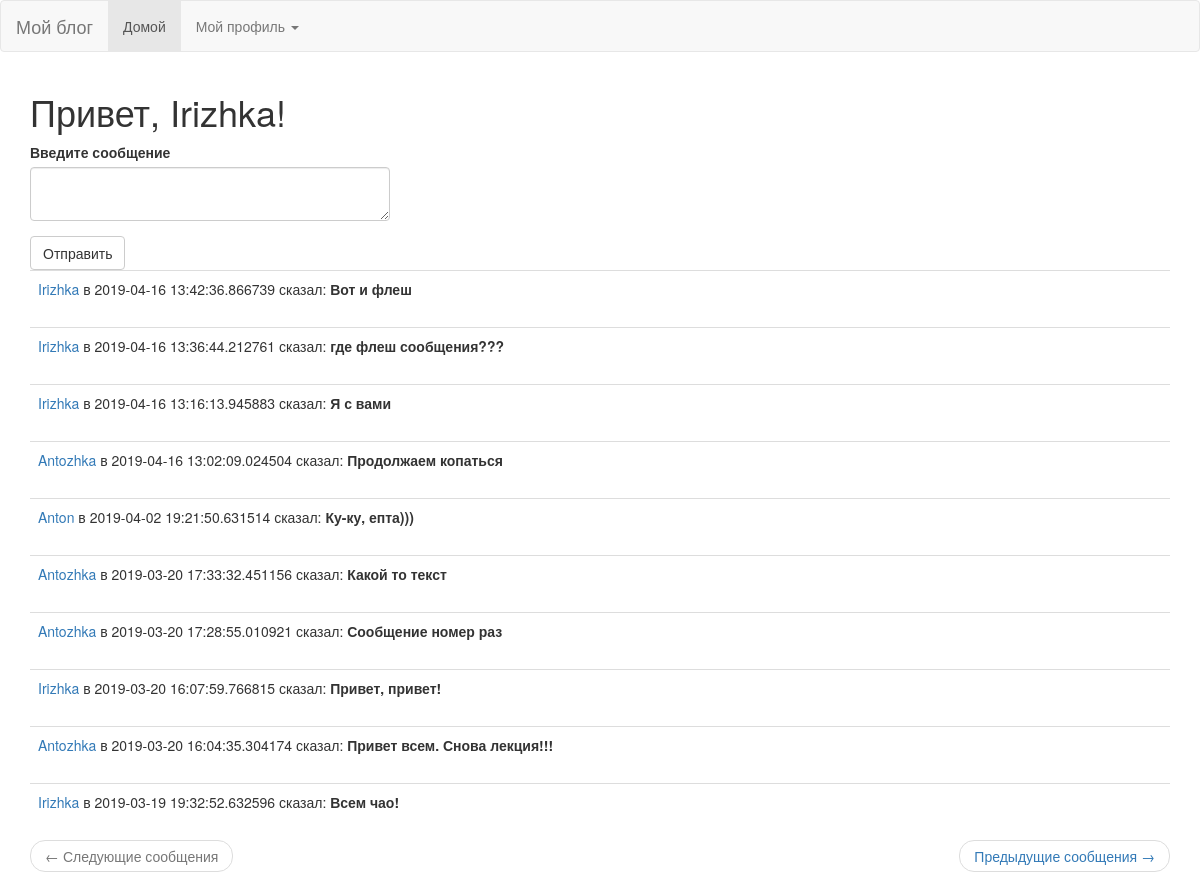
Page /index (signed in) on the committed database.
### app/models.py (models this page shows, shortened)
class User(UserMixin, db.Model):
    id = db.Column(db.Integer, primary_key=True)
    username = db.Column(db.String(64), index=True, unique=True)
    email = db.Column(db.String(120), index=True, unique=True)
    password_hash = db.Column(db.String(128))
    posts = db.relationship('Post', backref='author', lazy='dynamic')
    about_me = db.Column(db.String(140))
    last_seen = db.Column(db.DateTime, default=datetime.utcnow)

class Post(db.Model):
    id = db.Column(db.Integer, primary_key=True)
    body = db.Column(db.String(140))
    timestamp = db.Column(db.DateTime, index=True, default=datetime.utcnow)
    user_id = db.Column(db.Integer, db.ForeignKey('user.id'))

### app/routes.py (the view)
@app.route('/', methods=['GET', 'POST'])
@app.route('/index', methods=['GET', 'POST'])
@login_required
def index():
    form = PostForm()
    if form.validate_on_submit():
        post = Post(body=form.body.data, author=current_user)
        db.session.add(post)
        db.session.commit()
        flash('Сообщение в чате')
        return redirect(url_for('index'))
    page = request.args.get('page', 1, type=int)
    posts = Post.query.order_by(Post.timestamp.desc()).paginate(page, app.config['POSTS_PER_PAGE'], False)
    next_url = url_for('index', page=posts.next_num) if posts.has_next else None
    prev_url = url_for('index', page=posts.prev_num) if posts.has_prev else None
    return render_template('index_bs.html', title='Главная страница', form=form,
                           posts=posts.items, next_url=next_url,
                           prev_url=prev_url)

### app/forms.py
class PostForm(FlaskForm):
    body = TextAreaField('Введите сообщение', validators=[
        DataRequired(), Length(min=1, max=400)])
    submit = SubmitField('Отправить')

### app/models.py (called while the page is built)
@login.user_loader
def load_user(id):
    return User.query.get(int(id))

### app/routes.py (called while the page is built)
@app.before_request
def before_request():
    if current_user.is_authenticated:
        current_user.last_seen = datetime.utcnow()
        db.session.commit()

### app/templates/index_bs.html
{% extends "base_bs.html" %}
{% import 'bootstrap/wtf.html' as wtf %}
{% block app_content %}
    <h1>Привет, {{ current_user.username }}!</h1>
    <div class="row">
        <div class="col-md-4">
            {{ wtf.quick_form(form) }}
        </div>
    </div>
    {% for post in posts %}
    <table class="table table-hover">
        <tr>
            <td>
                <a href="{{ url_for('user', username=post.author.username) }}">{{ post.author.username }}</a>
                в {{post.timestamp}}
                сказал: <b> {{ post.body }} </b>
            </td>
        </tr>
    </table>
    {% endfor %}
    <nav aria-label="...">
        <ul class="pager">
            <li class="previous{% if not prev_url %} disabled{% endif %}">
                <a href="{{ prev_url or '#' }}"><span aria-hidden="true">&larr;</span> Следующие сообщения</a>
            </li>
            <li class="next{% if not next_url %} disabled{% endif %}">
                <a href="{{ next_url or '#' }}">Предыдущие сообщения <span aria-hidden="true">&rarr;</span></a>
            </li>
        </ul>
    </nav>
{% endblock %}

### rows in the picture
User: username "Irizhka"
Post: author.username "Irizhka", timestamp "2019-04-16 13:42:36.866739", body "Вот и флеш"
Post: author.username "Irizhka", timestamp "2019-04-16 13:36:44.212761", body "где флеш сообщения???"
Post: author.username "Irizhka", timestamp "2019-04-16 13:16:13.945883", body "Я с вами"
Post: author.username "Antozhka", timestamp "2019-04-16 13:02:09.024504", body "Продолжаем копаться"
Post: author.username "Anton", timestamp "2019-04-02 19:21:50.631514", body "Ку-ку, епта)))"
Post: author.username "Antozhka", timestamp "2019-03-20 17:33:32.451156", body "Какой то текст"
Post: author.username "Antozhka", timestamp "2019-03-20 17:28:55.010921", body "Сообщение номер раз"
Post: author.username "Irizhka", timestamp "2019-03-20 16:07:59.766815", body "Привет, привет!"
Post: author.username "Antozhka", timestamp "2019-03-20 16:04:35.304174", body "Привет всем. Снова лекция!!!"
Post: author.username "Irizhka", timestamp "2019-03-19 19:32:52.632596", body "Всем чао!"
